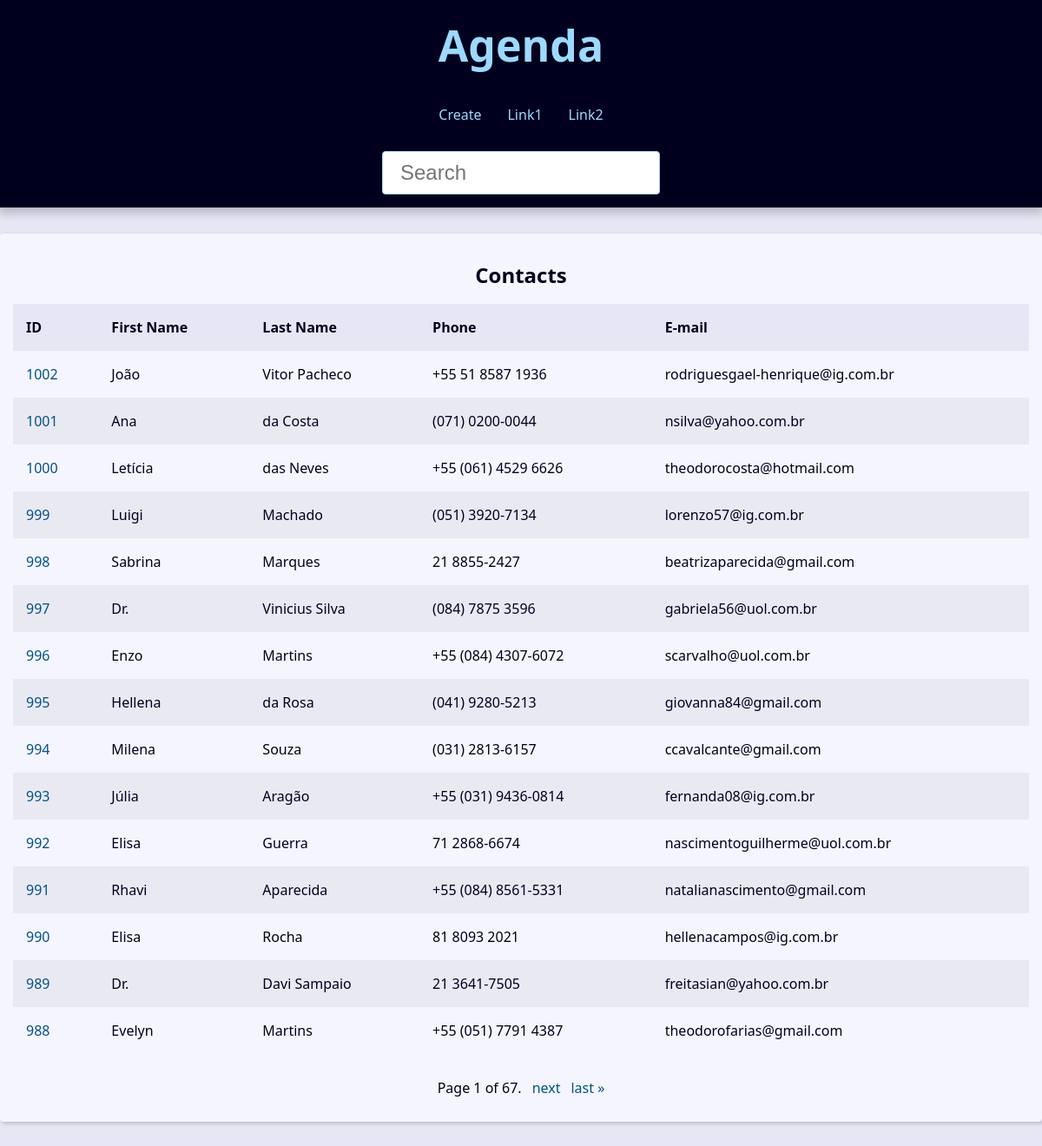
The app's page /, older data.
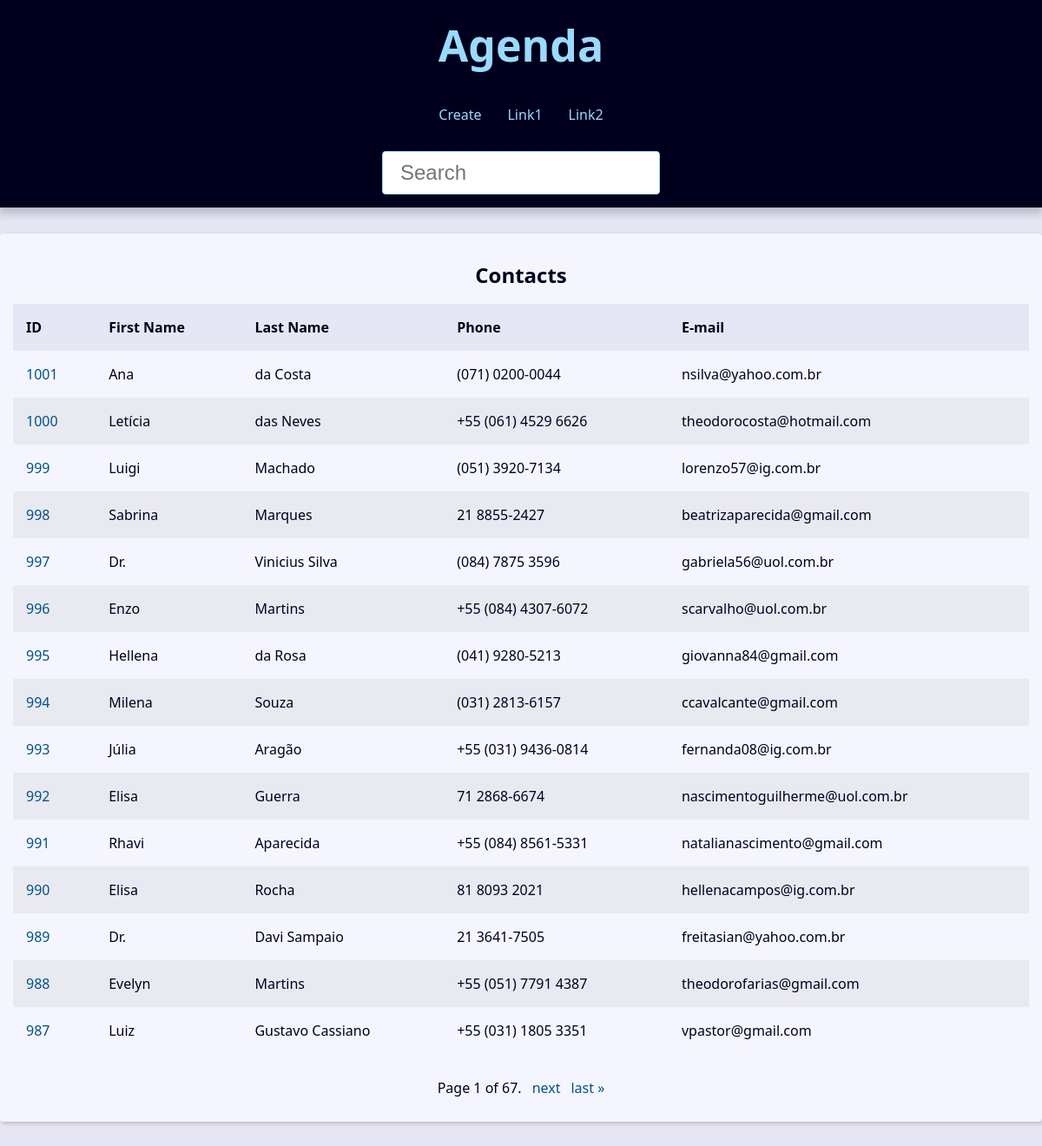
The same page, newer data.
### contact/models.py (models this page shows, shortened)
class Contact(models.Model):
    class Meta:
        verbose_name = 'Contato'
        verbose_name_plural = 'Contatos'
    first_name = models.CharField(max_length=50)
    last_name = models.CharField(max_length=50, blank=True)
    phone = models.CharField(max_length=50, blank=True)
    email = models.EmailField(max_length=254, blank=True)
    create_date = models.DateTimeField(default=timezone.now)
    description = models.TextField(blank=True)
    show = models.BooleanField(default=True)
    picture = models.ImageField(blank=True, upload_to='pictures/%Y/%M/')
    category = models.ForeignKey(Category, on_delete=models.SET_NULL,
                                 blank=True, null=True)
    owner = models.ForeignKey(User, on_delete=models.SET_NULL,
                                 blank=True, null=True)

### contact/views/contact_views.py (the view)
# urls.py: path('', views.index, name='index'),
def index(request):
    contacts = Contact.objects.filter(show=True).order_by('-id')
    paginator= Paginator(contacts, 15)
    page_number = request.GET.get("page")
    page_obj = paginator.get_page(page_number)
    context = {
        'contacts': contacts,
        'page_obj': page_obj,
        'site_title': 'Contatos - '
    }
    return render(
        request,
        'contact/index.html',
        context
    )

### contact/templates/contact/index.html
{% extends 'global/base.html' %}
{% block content %}
  <div class="responsive-table">
    <table class="contacts-table">
      <caption class="table-caption ">
        Contacts
      </caption>
      <thead>
        <tr class="table-row table-row-header">
          <th class="table-header">ID</th>
          <th class="table-header">First Name</th>
          <th class="table-header">Last Name</th>
          <th class="table-header">Phone</th>
          <th class="table-header">E-mail</th>
        </tr>
      </thead>
      <tbody>
        {% for contact in page_obj %}
          <tr class="table-row">
            <td class="table-cel">
              <a class="table-link" href="{% url 'contact:contact' contact.id %}">
                {{ contact.id }}
              </a>
            </td>
            <td class="table-cel">
              {{ contact.first_name }}
            </td>
            <td class="table-cel">
              {{ contact.last_name }}
            </td>
            <td class="table-cel">
              {{ contact.phone }}
            </td>
            <td class="table-cel">
              {{ contact.email }}
            </td>
          </tr>
        {% endfor %}
      </tbody>
    </table>
  </div>
{% endblock content %}

Row changes from the older to the newer data that the page shows:
no longer on this page (row edited): Contact: id "1002", first_name "João", last_name "Vitor Pacheco", phone "+55 51 8587 1936", email "rodriguesgael-henrique@ig.com.br"
now on this page (row unchanged): Contact: id "987", first_name "Luiz", last_name "Gustavo Cassiano", phone "+55 (031) 1805 3351", email "vpastor@gmail.com"
